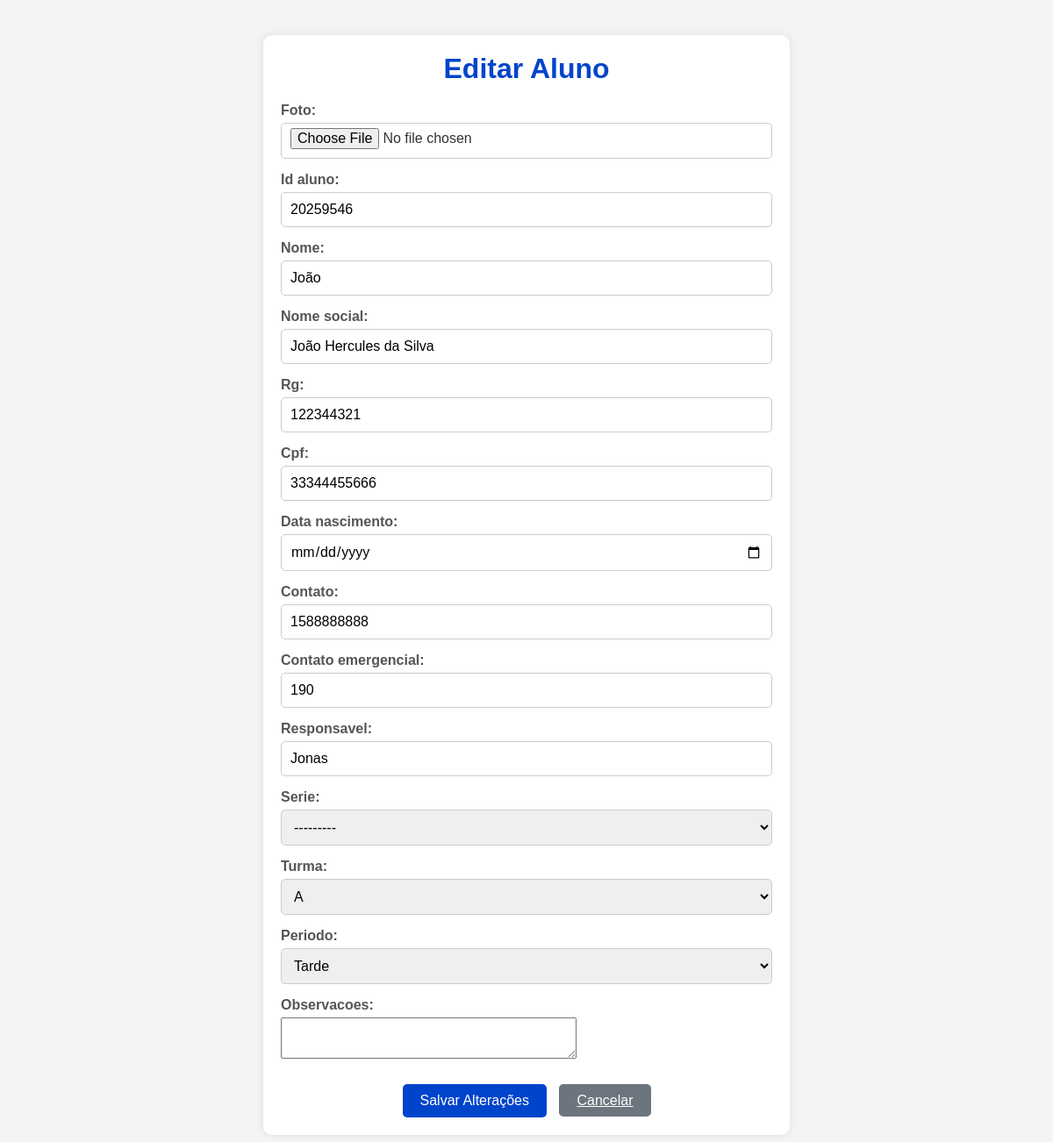
The page /aluno/editar/20259546/ (signed in) on the database as committed earlier.
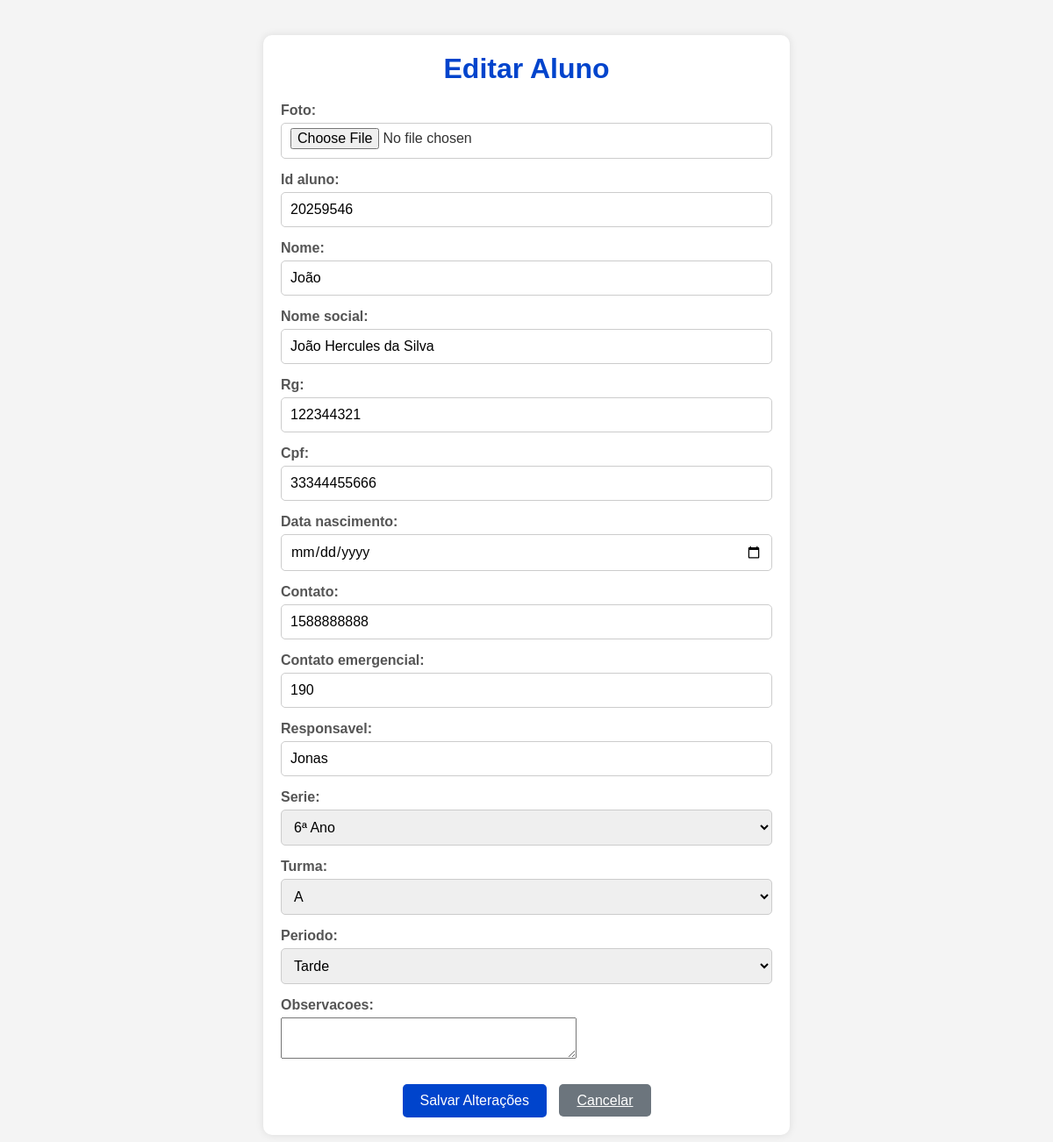
The same page on the database as committed later.
### Sistema_Alunos/models.py (models this page shows, shortened)
class Aluno(models.Model):
    SERIES_CHOICES = [
        ('1ª Ano', '1ª Ano'),
        ('2ª Ano', '2ª Ano'),
        ('3ª Ano', '3ª Ano'),
        ('4ª Ano', '4ª Ano'),
        ('5ª Ano', '5ª Ano'),
        ('6ª Ano', '6ª Ano'),
        ('7ª Ano', '7ª Ano'),
        ('8ª Ano', '8ª Ano'),
        ('9ª Ano', '9ª Ano'),
    ]
    TURMA_CHOICES = [
        ('A', 'A'),
        ('B', 'B'),
        ('C', 'C'),
    ]
    PERIODO_CHOICES = [
        ('Manhã', 'Manhã'),
        ('Tarde', 'Tarde'),
    ]
    foto = models.ImageField(upload_to='fotos/', blank=True, null=True)
    id_aluno = models.CharField(max_length=20, unique=True, blank=True, null=True)
    nome = models.CharField(max_length=100)
    nome_social = models.CharField(max_length=100, blank=True, null=True)
    rg = models.CharField(max_length=20, unique=True)
    cpf = models.CharField(max_length=14, unique=True)
    data_nascimento = models.DateField(blank=True, null=True)
    contato = models.CharField(max_length=15, blank=True, null=True)
    contato_emergencial = models.CharField(max_length=15, blank=True, null=True)
    responsavel = models.CharField(max_length=100, blank=True, null=True)
    serie = models.CharField(max_length=10, choices=SERIES_CHOICES)
    turma = models.CharField(max_length=1, choices=TURMA_CHOICES)
    periodo = models.CharField(max_length=10, choices=PERIODO_CHOICES)
    observacoes = models.TextField(blank=True, null=True)

### Sistema_Alunos/views.py (the view)
# urls.py: path('aluno/editar/<str:id_aluno>/', views.editar_aluno, name='editar_aluno'), # Nova URL para editar
@login_required
@permission_required('Sistema_Alunos.change_aluno', raise_exception=True)
def editar_aluno(request, id_aluno):
    aluno = get_object_or_404(Aluno, id_aluno=id_aluno)
    if request.method == 'POST':
        form = AlunoForm(request.POST, request.FILES, instance=aluno)
        if form.is_valid():
            form.save()
            return redirect('detalhes_aluno', id_aluno=aluno.id_aluno) # Redireciona para os detalhes após editar
    else:
        form = AlunoForm(instance=aluno)
    return render(request, 'editar_aluno.html', {'form': form, 'aluno': aluno})

### Sistema_Alunos/templates/editar_aluno.html (shortened to what this page needs)
{% load static %}
<!DOCTYPE html>
<html lang="pt-br">
<head>
</head>
<body>
    <div class="cadastro-container">
        <h1>Editar Aluno</h1>
        <form method="post" enctype="multipart/form-data">
            {% for field in form %}
                <div class="form-group">
                    {{ field.label_tag }}
                    {{ field }}
                </div>
            {% endfor %}
            <button type="submit">Salvar Alterações</button>
            <a href="{% url 'detalhes_aluno' aluno.id_aluno %}" class="cancelar-botao">Cancelar</a>
        </form>
    </div>
</body>
</html>

Rows that differ between the two databases and show on the page:
changed Aluno "João": serie "---------" → "6ª Ano"
